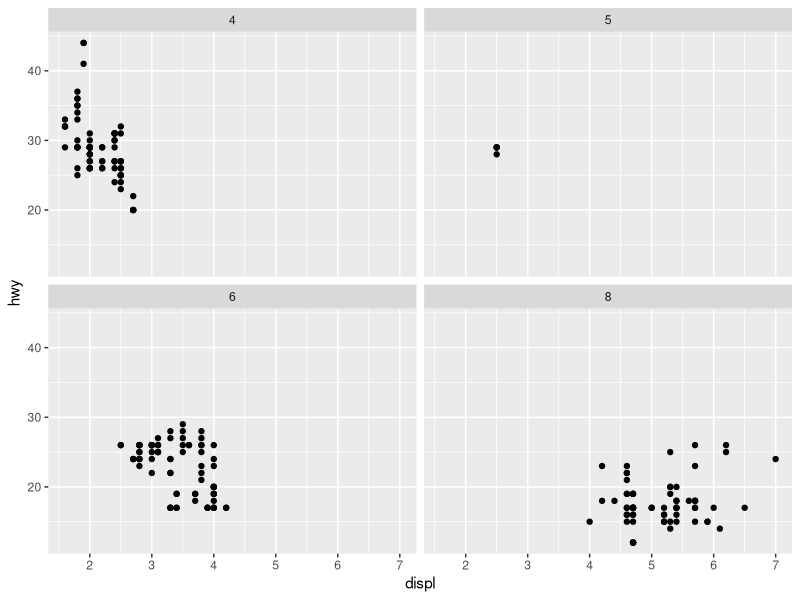
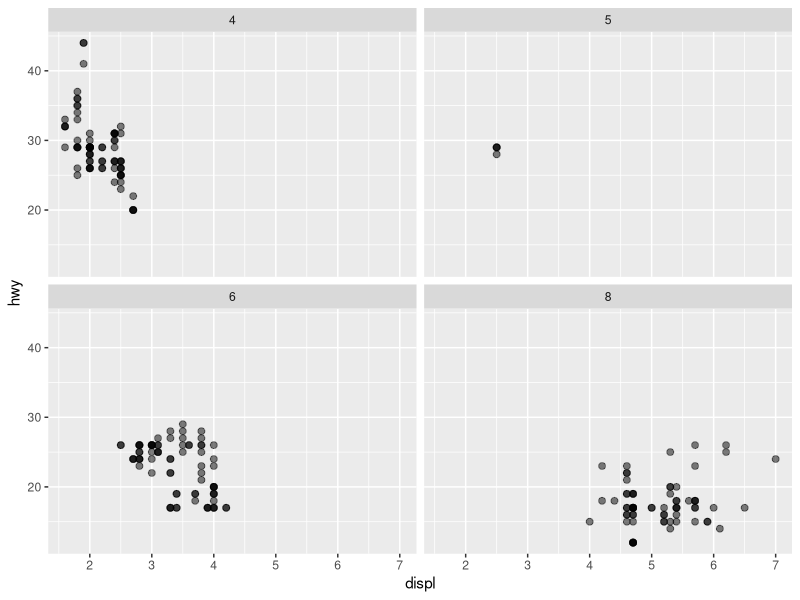
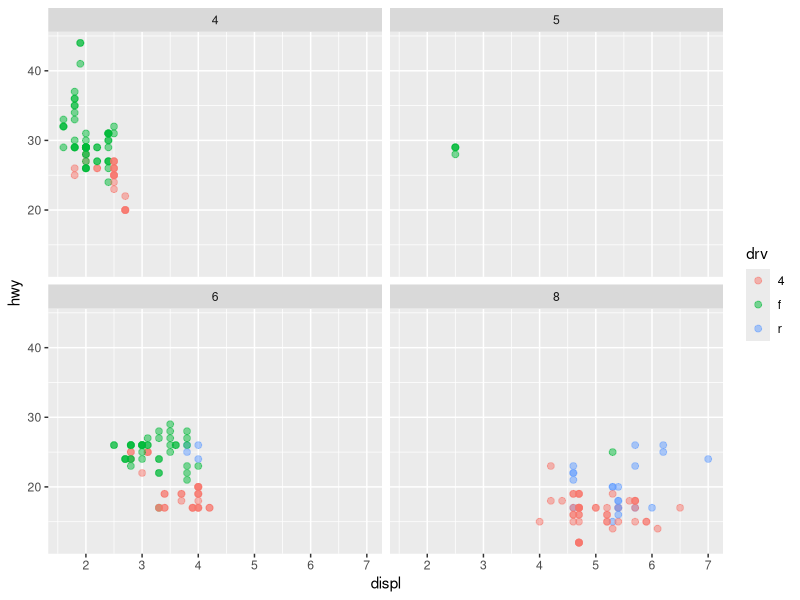
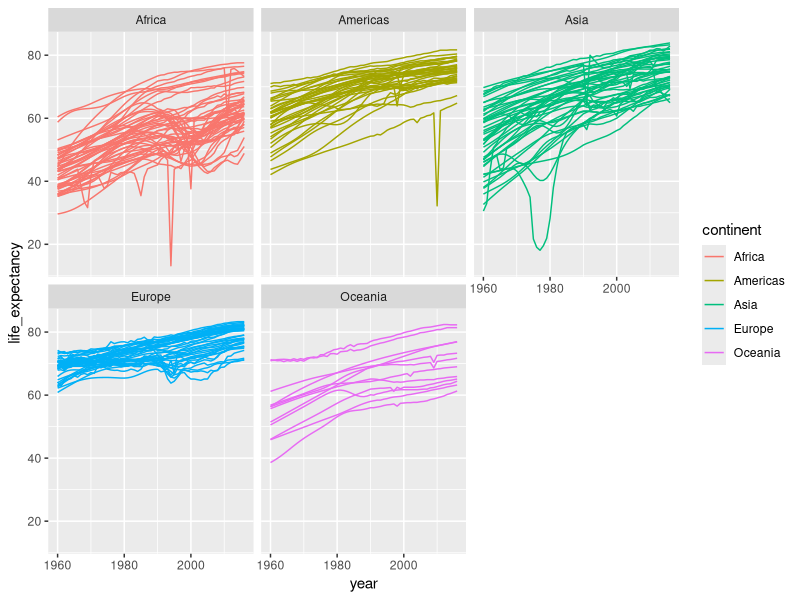
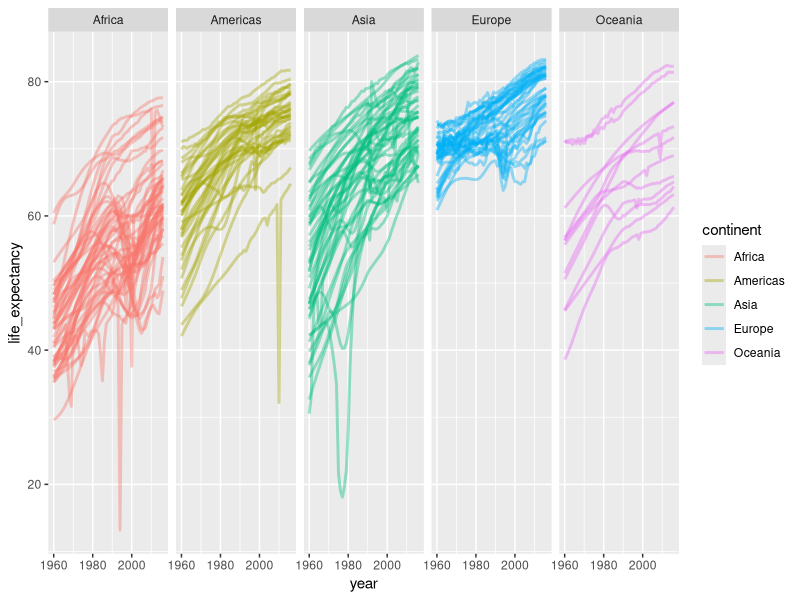
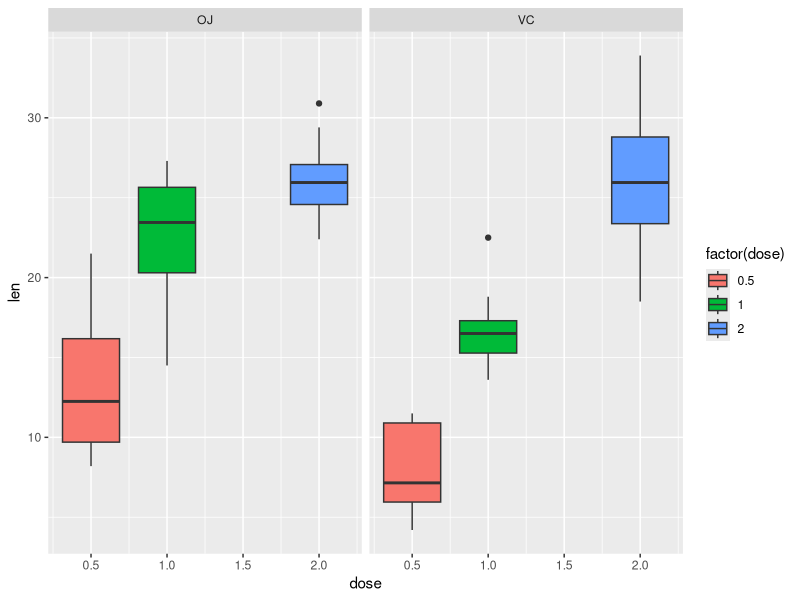
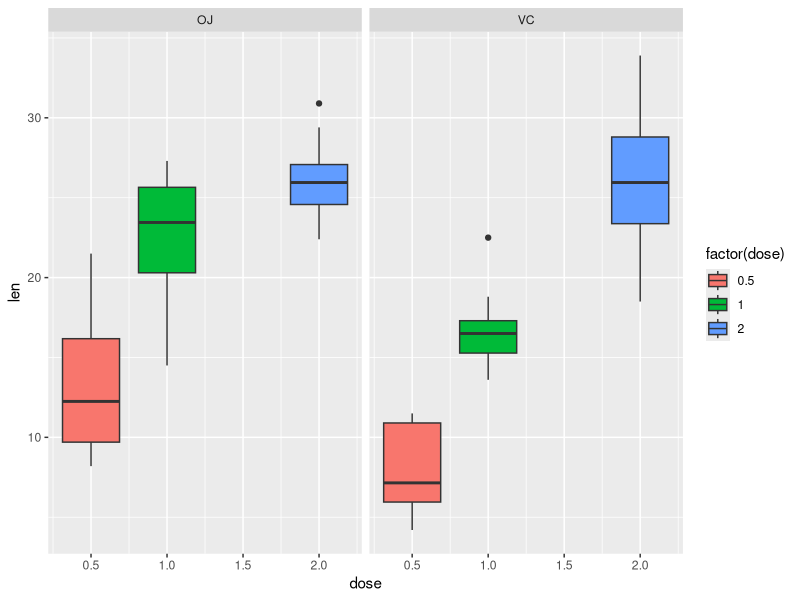
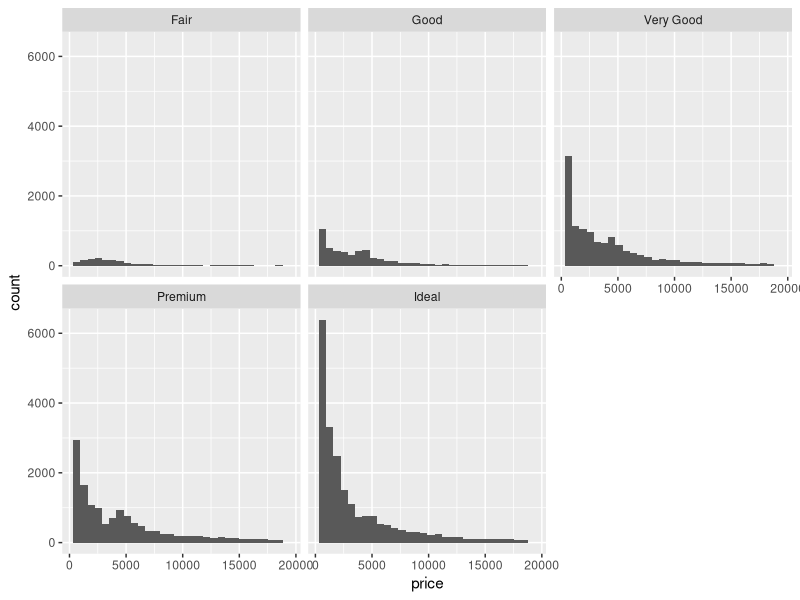

These charts were generated, in order, by the following R code:
rm(list = ls())
library("ggplot2")
library("dslabs")

data("mpg")
data("gapminder")
data("diamonds")
data("ToothGrowth")

##############################################
## facet_wrap 
##############################################
# geom_point()     ----
# Ejemplo 1 
ggplot(data = mpg, aes(x = displ, y = hwy)) + 
  geom_point() + 
  facet_wrap(~cyl)

# Ejemplo 2 
ggplot(data = mpg, 
       aes(x = displ, y = hwy)) + 
  geom_point(size = 2, alpha = 0.5) + 
  facet_wrap(~cyl)

# Ejemplo 3 
ggplot(data = mpg, aes(x = displ, y = hwy, color = drv)) + 
  geom_point(size = 2, alpha = 0.5) + 
  facet_wrap(~cyl)

# geom_line()      ----

ggplot(data = gapminder, 
       aes(x=year, y=life_expectancy, by=country, colour=continent)) + 
  geom_line() + 
  facet_wrap(~continent)

ggplot(data = gapminder, 
       aes(x=year, y=life_expectancy, by=country, colour=continent)) + 
  geom_line(alpha = 0.4, size = 1) + 
  facet_wrap(~continent, nrow = 1)

# geom_boxplot()   ----

# Ejemplo 4 
ggplot(ToothGrowth, aes(x=dose, y=len, group=factor(dose))) + 
  geom_boxplot(aes(fill=factor(dose))) + 
  facet_wrap(supp ~ .)

# Ejemplo 5
ggplot(ToothGrowth, aes(x=dose, y=len, group=factor(dose))) + 
  geom_boxplot(aes(fill=factor(dose))) + 
  facet_wrap(.~supp)

# geom_histogram() ----

ggplot(diamonds, aes(x=price)) + 
  geom_histogram(bins = 30) + 
  facet_wrap(~cut)

ggplot(diamonds, aes(x=price, fill=cut)) + 
  geom_histogram(bins = 30, alpha = 0.7) + 
  facet_wrap(~cut, scales = "free", nrow = 1)


# geom_density()   ----

ggplot(mpg, aes(x=cty, color=drv)) + 
  geom_density(alpha = 0.1) + 
  facet_wrap(~drv, ncol = 1)

ggplot(mpg, aes(x=cty, color=drv, fill=drv)) + 
  geom_density(alpha = 0.1) + 
  facet_wrap(~drv, scales = "free")

# geom_bar()       ----

ggplot(diamonds, aes(cut)) + 
  geom_bar() + 
  facet_wrap(~color)

##############################################
# facet_grid    
##############################################
# geom_point()     ----

ggplot(data = mpg, aes(x = displ, y = hwy)) + 
  geom_point() + 
  facet_grid(~cyl)

ggplot(data = mpg, 
       aes(x = displ, y = hwy)) + 
  geom_point(size = 2, alpha = 0.5) + 
  facet_grid(~cyl)

# geom_line()      ----

ggplot(data = gapminder, 
       aes(x=year, y=life_expectancy, by=country, colour=continent)) + 
  geom_line() + 
  facet_grid(~continent)

ggplot(data = gapminder, 
       aes(x=year, y=life_expectancy, by=country, colour=continent)) + 
  geom_line(alpha = 0.4, size = 1) + 
  facet_grid(~continent)

# geom_boxplot()   ----

ggplot(ToothGrowth, aes(x=dose, y=len, group=factor(dose))) + 
  geom_boxplot(aes(fill=factor(dose))) + 
  facet_grid(supp ~ .)

ggplot(ToothGrowth, aes(x=dose, y=len, group=factor(dose))) + 
  geom_boxplot(aes(fill=factor(dose))) + 
  facet_grid(.~supp)

# geom_histogram() ----

ggplot(diamonds, aes(x=price)) + 
  geom_histogram(bins = 30) + 
  facet_grid(~cut)

ggplot(diamonds, aes(x=price, fill=cut)) + 
  geom_histogram(bins = 30, alpha = 0.7) + 
  facet_grid(~cut, scales = "free")

# geom_density()

ggplot(diamonds, aes(x=price, fill=cut)) + 
  geom_density(alpha = 0.7) + 
  facet_grid(~cut, scales = "free")

# geom_bar()       ----

ggplot(diamonds, aes(cut)) + 
  geom_bar() + 
  facet_grid(~color)
